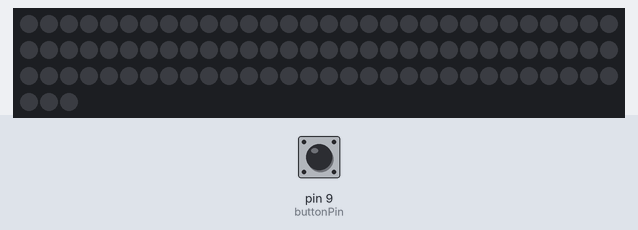
Simulated run of this sketch. Board: Arduino Uno, built with avr-gcc and run on an emulated ATmega328P. Parts: 93 RGB LEDs in strip order, left to right, continuing on the next row. The inputs (shaded band) are chosen by the test bench; at power-on: pin 9 (buttonPin) LOW.

Above: at 1.2 s.
1.3 s: pin 9 (buttonPin) pulled HIGH for 0.15 s
At 1.7 s:
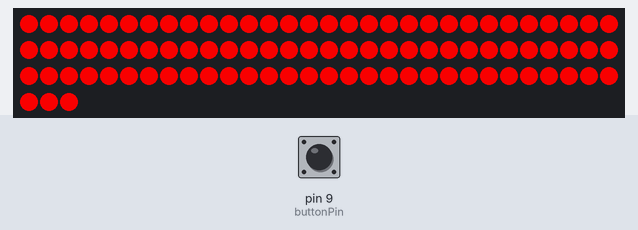
2.9 s: pin 9 (buttonPin) pulled HIGH for 1 s
At 4.0 s:
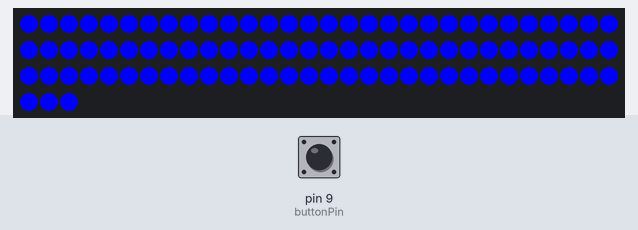
5.4 s: pin 9 (buttonPin) pulled HIGH for 3.2 s
At 8.75 s:
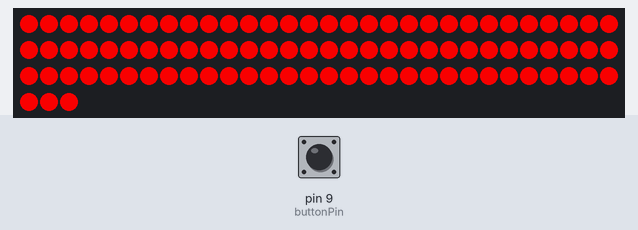
Timing chart, 0 to 10.2 s (numbered marks = the images above; inputs shaded):
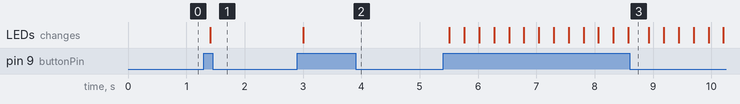

Measured:
- after the input at 1.3 s, the LEDs: change after 0.11 s (image 1)
- after the input at 2.9 s, the LEDs: change after 0.11 s (image 2)
- after the input at 5.4 s, the LEDs: change after 0.11 s (image 3)

The sketch:

LEDScale.ino
```cpp
#include <Adafruit_NeoPixel.h>

#define PIN 8
#define STRIPSIZE 93

const int  buttonPin = 9;

int buttonPushCounter = 0;   // counter for the number of button presses
int buttonState = 0;         // current state of the button
int lastButtonState = 0;     // previous state of the button

boolean redState = true;
boolean blueState = true;

Adafruit_NeoPixel strip = Adafruit_NeoPixel(STRIPSIZE, PIN, NEO_GRB + NEO_KHZ800);

void setup() {
   // initialize the button pin as a input:
  pinMode(buttonPin, INPUT);
  // initialize the LED as an output:
  pinMode(PIN, OUTPUT);

  strip.begin();
  strip.setBrightness(1000);  // Lower brightness and save eyeballs!
  strip.show(); // Initialize all pixels to 'off'
}
  int wait[] = {0};
void loop() {

  buttonTest();
}

void buttonTest()
{
  // read the pushbutton input pin:
  buttonState = digitalRead(buttonPin);

  // compare the buttonState to its previous state
  if (buttonState != lastButtonState) {
    if (buttonState == HIGH) {
      // if the current state is HIGH then the button went from off to on:
      buttonPushCounter++;
    }
    // Delay a little bit to avoid bouncing

    delay(100);
    lastButtonState = buttonState;
 }
   switch(buttonPushCounter%5)
    {
      case 0:
      for(int i = 0; i < strip.numPixels(); i++)
      {
        strip.setPixelColor(i, 0, 0, 0);
      }
      strip.show();
      break;
      case 1:
      for(int i = 0; i < strip.numPixels(); i++)
      {
        strip.setPixelColor(i, 255, 0, 0);
      }
      strip.show();
      break;
      case 2:
      for(int i = 0; i < strip.numPixels(); i++)
      {
        strip.setPixelColor(i, 0, 0, 255);
      }
      strip.show();
      break;
      case 3:
      if(redState)
      {
        for(int i = 0; i < strip.numPixels(); i++)
        {
        //strip.setPixelColor(i, 0, 255, 0);
        strip.setPixelColor(i, 255, 0, 0);
        }
      }
      else
       {
        for(int i = 0; i < strip.numPixels(); i++)
        {
        //strip.setPixelColor(i, 0, 255, 0);
        strip.setPixelColor(i, 0, 0, 0);
        }
        }
       redState = !redState;
      strip.show();
      delay(250);
      break;
      case 4:
      if(blueState)
      {
        for(int i = 0; i < strip.numPixels(); i++)
        {
        //strip.setPixelColor(i, 0, 255, 0);
        strip.setPixelColor(i, 0, 0, 255);
        }
      }
      else
       {
        for(int i = 0; i < strip.numPixels(); i++)
        {
        //strip.setPixelColor(i, 0, 255, 0);
        strip.setPixelColor(i, 0, 0, 0);
        }
        }
       blueState = !blueState;
      strip.show();
      delay(250);
      break;
    }
}
```
